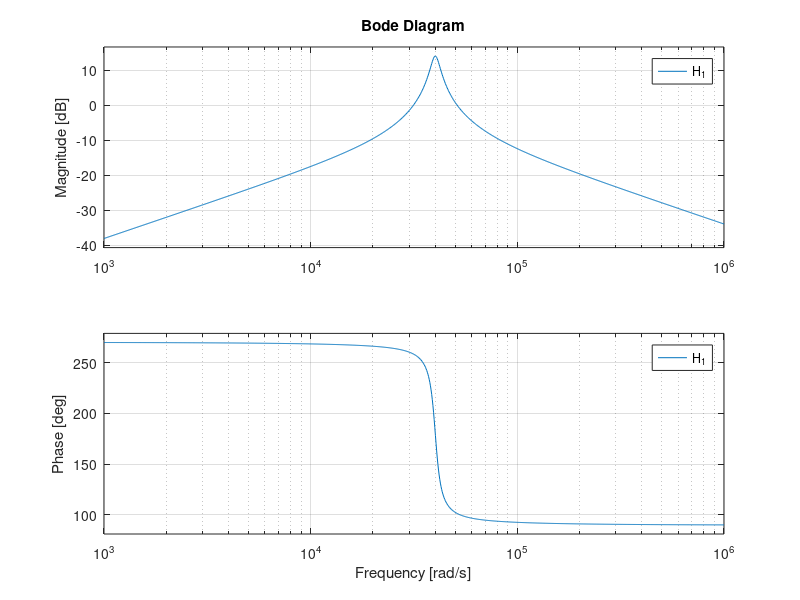

Write MATLAB code to recreate this figure. (Note: this script raises an error after producing the figure.)
%Plotting the bandpass filter, with calculated values
C = 0.01 * 10^-6; % C = C_1 = C_2 = 0.01 micro Farads
R = 2494.6; % R = R_3 = R_6 = 2495 Ohlms
R_1 = 4989.2; % R_1 = 3989.2 Ohlms
R_2 = 24945.9; % R_2 = 24946 Ohlms
R_U = 10000; % R_U = R_4 = R_5 = 10000 Ohlms, any resistance value between R and R_2

H_1 = tf(-[1/(C*R_1) 0], [1 1/(C*R_2) 1/(C^2*R^2)]);

bode(H_1)
xline(6380*2*pi, 'r', 'Center Frequency (6380 Hz)');
axis([6380*2*pi-0.75*10^4 6380*2*pi+10^4 90 270]);

figure;
bode(H_1)
xline((6380-319)*2*pi, 'r', 'LP Cutoff Frequency');
xline((6380+319)*2*pi, 'r', 'HP Cutoff Frequency');
axis([6380*2*pi-0.75*10^4 6380*2*pi+10^4 90 270]);
